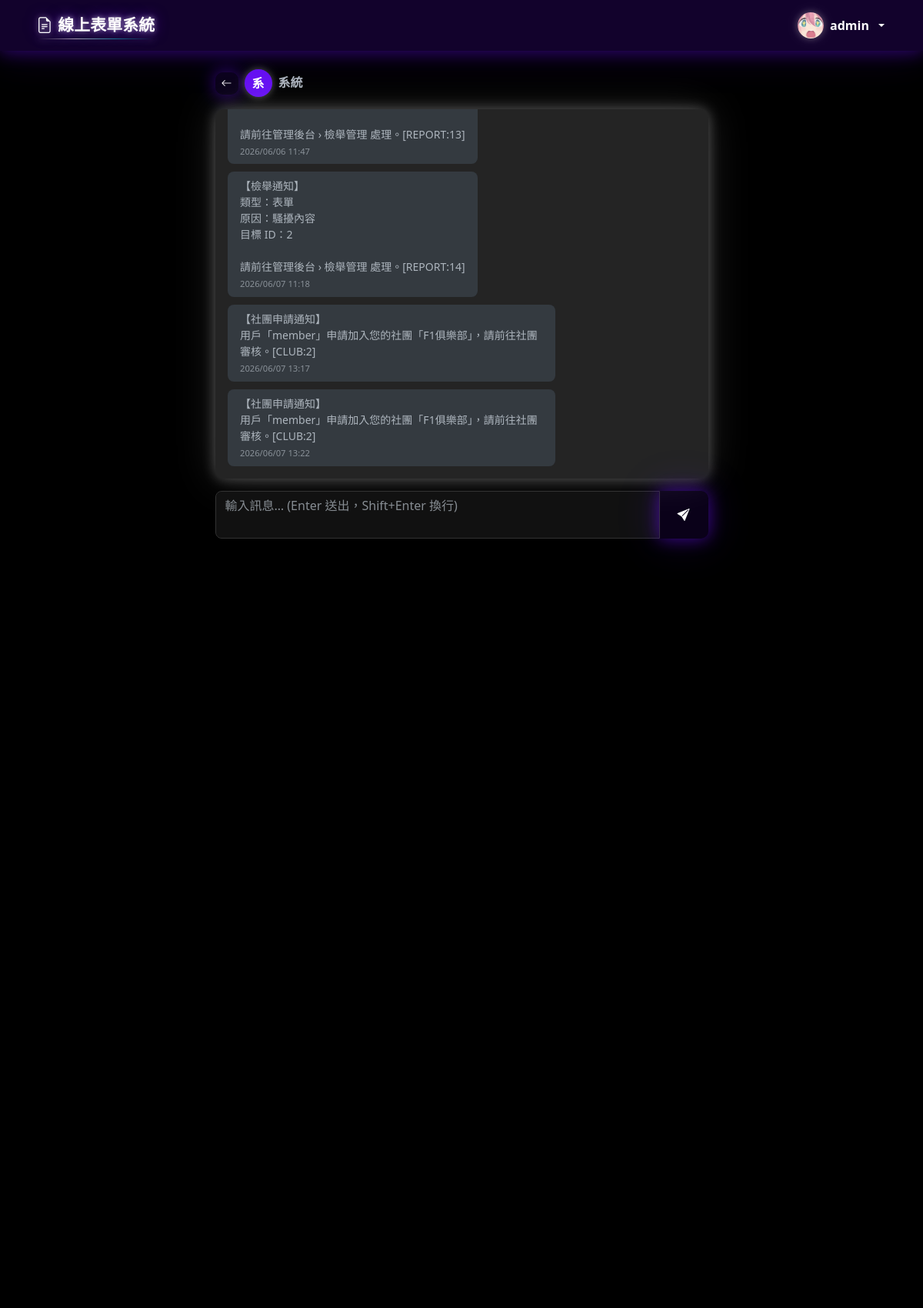
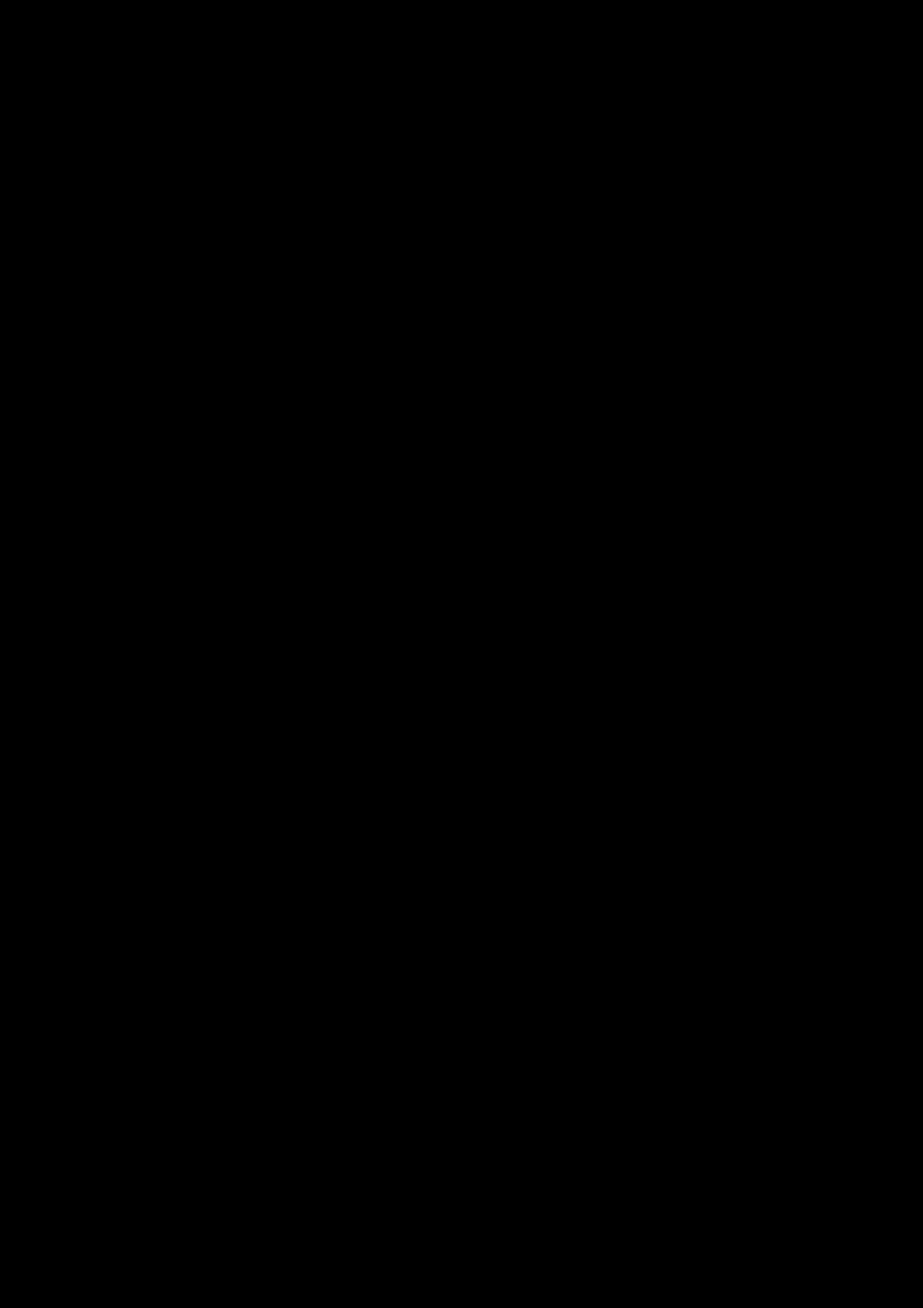
The page /member/conversation.php?with=3 (signed in, upper part) on the database its author committed (2 pictures, top to bottom).
### tables this page shows
CREATE TABLE `users` (
  `id` int(11) NOT NULL AUTO_INCREMENT,
  `username` varchar(50) NOT NULL,
  `password` varchar(255) NOT NULL,
  `email` varchar(100) NOT NULL,
  `role` enum('admin','member') DEFAULT 'member',
  `group_id` int(11) DEFAULT NULL,
  `avatar` varchar(255) DEFAULT NULL,
  `profile_bg` varchar(255) DEFAULT NULL,
  `created_at` timestamp NOT NULL DEFAULT current_timestamp(),
  `bio` text DEFAULT NULL,
  `profile_bg_ratio` tinyint(4) NOT NULL DEFAULT 7,
  PRIMARY KEY (`id`),
  UNIQUE KEY `username` (`username`),
  UNIQUE KEY `email` (`email`),
  KEY `group_id` (`group_id`),
  CONSTRAINT `users_ibfk_1` FOREIGN KEY (`group_id`) REFERENCES `groups` (`id`) ON DELETE SET NULL
);

CREATE TABLE `messages` (
  `id` int(11) NOT NULL AUTO_INCREMENT,
  `sender_id` int(11) NOT NULL,
  `receiver_id` int(11) NOT NULL,
  `content` text NOT NULL,
  `is_read` tinyint(1) DEFAULT 0,
  `created_at` timestamp NOT NULL DEFAULT current_timestamp(),
  PRIMARY KEY (`id`),
  KEY `sender_id` (`sender_id`),
  KEY `receiver_id` (`receiver_id`),
  CONSTRAINT `messages_ibfk_1` FOREIGN KEY (`sender_id`) REFERENCES `users` (`id`) ON DELETE CASCADE,
  CONSTRAINT `messages_ibfk_2` FOREIGN KEY (`receiver_id`) REFERENCES `users` (`id`) ON DELETE CASCADE
);

### member/conversation.php (the view, shortened to what this page needs)
<?php
require_once '../config/session.php';
require_once '../config/db.php';
$me      = $_SESSION['user_id'];
$with_id = intval($_GET['with'] ?? 0);
$stmt = mysqli_prepare($conn, "SELECT id, username, avatar FROM users WHERE id = ?");
mysqli_stmt_bind_param($stmt, 'i', $with_id);
mysqli_stmt_execute($stmt);
$other = mysqli_fetch_assoc(mysqli_stmt_get_result($stmt));
$history = mysqli_query($conn, "
    SELECT id, sender_id, content,
           DATE_FORMAT(created_at, '%Y/%m/%d %H:%i') AS created_at
    FROM messages
    WHERE (sender_id = $me AND receiver_id = $with_id)
       OR (sender_id = $with_id AND receiver_id = $me)
    ORDER BY id ASC
");
mysqli_query($conn, "UPDATE messages SET is_read = 1
    WHERE sender_id = $with_id AND receiver_id = $me AND is_read = 0");
require_once '../config/header.php';
?>
<div class="row justify-content-center">
    <div class="col-lg-7">
        <div class="d-flex align-items-center gap-2 mb-3">
            <a href="<?= REL_BASE ?>member/messages.php" class="btn btn-sm btn-glow-primary">
                <i class="bi bi-arrow-left"></i>
            </a>
            <?= renderAvatar($other['username'], $other['avatar'], 36) ?>
            <h6 class="fw-bold mb-0"><?= htmlspecialchars($other['username']) ?></h6>
        </div>
        <div class="card mb-3">
            <div class="card-body p-3" id="msg-container"
                 style="height:480px;overflow-y:auto;display:flex;flex-direction:column;gap:10px;">
                <?php
                while ($msg = mysqli_fetch_assoc($history)):
                    $is_me = ($msg['sender_id'] == $me);
                ?>
                <div class="d-flex <?= $is_me ? 'justify-content-end' : 'justify-content-start' ?>"
                     data-msg-id="<?= $msg['id'] ?>">
                    <div class="px-3 py-2 rounded-3 small"
                         style="max-width:70%;
                                background:<?= $is_me ? 'var(--bs-primary,#0d6efd)' : 'var(--bs-secondary-bg)' ?>;
                                color:<?= $is_me ? '#fff' : 'inherit' ?>;
                                word-break:break-word;">
                        <?= nl2br(htmlspecialchars($msg['content'])) ?>
                        <div class="mt-1" style="font-size:0.7rem;opacity:0.7;text-align:<?= $is_me ? 'right' : 'left' ?>;">
                            <?= $msg['created_at'] ?>
                        </div>
                    </div>
                </div>
                <?php endwhile; ?>
            </div>
        </div>
        <div class="input-group">
            <textarea id="msg-input" class="form-control" rows="2"
                      placeholder="輸入訊息… (Enter 送出，Shift+Enter 換行)"
                      style="resize:none;"></textarea>
            <button class="btn btn-glow-primary px-4" id="btn-send">
                <i class="bi bi-send-fill"></i>
            </button>
        </div>
    </div>
</div>
<?php require_once '../config/footer.php'; ?>

### config/header.php (shortened to what this page needs)
<?php
require_once __DIR__ . '/session.php';
?>
<!DOCTYPE html>
<html lang="zh-TW" id="html-root">
<head>
    <link rel="stylesheet" href="https://cdn.jsdelivr.net/npm/bootstrap@5.3.0/dist/css/bootstrap.min.css">
    <link rel="stylesheet" href="https://cdn.jsdelivr.net/npm/bootstrap-icons@1.10.5/font/bootstrap-icons.css">
    <link rel="stylesheet" href="<?= REL_BASE ?>css/style.css?v=<?= filemtime($_SERVER['DOCUMENT_ROOT'] . APP_BASE . '/css/style.css') ?>">
    <link rel="stylesheet" href="https://cdn.quilljs.com/1.3.7/quill.snow.css">
</head>
<body>
<nav class="navbar navbar-expand-lg navbar-dark bg-primary sticky-top">
    <div class="container">
        <a class="navbar-brand site-brand-neon fw-bold" href="<?= REL_BASE ?>index.php">
            <i class="bi bi-file-earmark-text"></i> 線上表單系統
        </a>
        <div class="collapse navbar-collapse" id="navbarNav">
            <ul class="navbar-nav align-items-center">
                <?php if (isLoggedIn()):
                    $uid = $_SESSION['user_id'];
                    $nav_avatar = null;
                    if (isset($conn)) {
                        $nav_row = mysqli_fetch_assoc(mysqli_query($conn, "SELECT avatar FROM users WHERE id = $uid"));
                        $nav_avatar = $nav_row['avatar'] ?? null;
                    }
                ?>
                <li class="nav-item dropdown">
                    <a class="nav-link dropdown-toggle d-flex align-items-center gap-2 py-2" href="#" data-bs-toggle="dropdown" data-bs-auto-close="outside">
                        <?php if (!empty($nav_avatar)): ?>
                            <img src="<?= htmlspecialchars(assetUrl($nav_avatar)) ?>" class="site-avatar"
                                 style="width:34px;height:34px;border-radius:50%;object-fit:cover;" alt="">
                        <?php endif; ?>
                        <span class="fw-semibold" style="font-size:1rem;"><?= htmlspecialchars($_SESSION['username']) ?></span>
                    </a>
                </li>
                <?php endif; ?>
            </ul>
        </div>
    </div>
</nav>
<div class="container mt-4">

### config/session.php (shortened to what this page needs)
<?php
function isLoggedIn() {
    return isset($_SESSION['user_id']);
}
function assetUrl($path) {
    if (strpos($path, '/uploads/') === 0) {
        return APP_BASE . $path;
    }
    return $path;
}
function renderAvatar($username, $avatar = null, $size = 36) {
    $s = "width:{$size}px;height:{$size}px;border-radius:50%;flex-shrink:0;";
    $fs = round($size * 0.44);
    $initial = htmlspecialchars(mb_strtoupper(mb_substr($username, 0, 1)));
    return '<span class="site-avatar" style="' . $s . 'background:var(--bs-primary,#0d6efd);color:var(--bs-primary-text,#fff);display:inline-flex;align-items:center;justify-content:center;font-weight:700;font-size:' . $fs . 'px;">' . $initial . '</span>';
}

### css/style.css (style rules this page uses)
:root { --glow-bg-alpha: 0.10; --glow-near-px: 22px; --glow-near-alpha: 0.55; --glow-far-px: 55px; --glow-far-alpha: 0.22; --glow-hover-near-px: 30px; --glow-hover-near-alpha: 0.78; --glow-hover-far-px: 70px; --glow-hover-far-alpha: 0.35; --glow-card-dark-near-px: 18px; --glow-card-dark-near-alpha: 0.30; --glow-card-dark-far-alpha: 0.13; --glow-sm-near-px: 10px; --glow-sm-near-alpha: 0.55; --glow-sm-far-px: 22px; --glow-sm-far-alpha: 0.22; --glow-white-near-px: 10px; --glow-white-near-alpha: 0.22; --glow-white-far-px: 28px; --glow-white-far-alpha: 0.09; --glow-white-hover-near-px: 16px; --glow-white-hover-near-alpha: 0.35; --glow-white-hover-far-px: 40px; --glow-white-hover-far-alpha: 0.14; }
body { background-color: var(--bs-body-bg, #f8f9fa); }
.navbar-brand { font-size: 1.3rem; }
.site-brand-neon { position: relative; display: inline-flex; align-items: center; gap: .42rem; padding: .2rem .35rem; border-radius: 8px; letter-spacing: .01em; text-shadow: 0 0 7px rgba(255, 255, 255, .58), 0 0 18px rgba(var(--bs-primary-rgb, 13,110,253), .62); transition: text-shadow .18s ease, filter .18s ease, transform .18s ease; }
.site-brand-neon::after { content: ""; position: absolute; left: .35rem; right: .35rem; bottom: .08rem; height: 1px; background: linear-gradient(90deg, transparent, rgba(255, 255, 255, .82), rgba(23, 190, 207, .78), transparent); box-shadow: 0 0 8px rgba(255, 255, 255, .45), 0 0 16px rgba(var(--bs-primary-rgb, 13,110,253), .56); opacity: .74; }
.card { border: none; box-shadow: 0 6px 28px rgba(0,0,0,0.18), 0 2px 6px rgba(0,0,0,0.10); border-radius: 12px; background-color: #ffffff; }
.btn { border-radius: 8px; border: none !important; box-shadow: 0 2px 8px rgba(0,0,0,0.15), 0 1px 3px rgba(0,0,0,0.08); transition: box-shadow .2s ease, transform .15s ease; }
[data-bs-theme="dark"] .btn { box-shadow: 0 0 8px rgba(255,255,255,0.13), 0 0 20px rgba(255,255,255,0.05) !important; }
.form-control, .form-select { border-radius: 8px; }
html[data-bs-theme="dark"], html[data-bs-theme="dark"] body { background-color: #000000 !important; --bs-body-bg: #000000; }
[data-bs-theme="dark"] .card:not([class*="bg-"]) { background-color: #242424 !important; border: none !important; box-shadow: 0 0 var(--glow-card-dark-near-px) rgba(255,255,255,var(--glow-card-dark-near-alpha)), 0 0 var(--glow-far-px) rgba(255,255,255,var(--glow-card-dark-far-alpha)) !important; }
[data-bs-theme="dark"] .form-control, [data-bs-theme="dark"] .form-select { background-color: #111111; border-color: #333; color: #e0e0e0; }
.navbar.bg-primary { background: rgba(var(--bs-primary-rgb, 13,110,253), 0.18) !important; backdrop-filter: blur(14px); -webkit-backdrop-filter: blur(14px); box-shadow: 0 2px var(--glow-near-px) rgba(var(--bs-primary-rgb, 13,110,253), 0.40), 0 1px var(--glow-far-px) rgba(var(--bs-primary-rgb, 13,110,253), 0.18) !important; }
.navbar.bg-primary .nav-link, .navbar.bg-primary .navbar-brand { color: var(--bs-primary-nav-text, var(--bs-primary-text, #fff)) !important; }
.site-avatar { box-shadow: 0 2px 10px rgba(0,0,0,0.22), 0 0 6px rgba(0,0,0,0.10); transition: box-shadow .2s ease; }
[data-bs-theme="dark"] .site-avatar { box-shadow: 0 0 10px rgba(255,255,255,0.28), 0 0 22px rgba(255,255,255,0.10) !important; }
.btn.btn-glow-primary, .btn.btn-glow-green, .btn.btn-glow-red, .btn.btn-glow-cyan, .btn.btn-glow-amber, [data-bs-theme="dark"] .btn.btn-glow-primary, [data-bs-theme="dark"] .btn.btn-glow-green, [data-bs-theme="dark"] .btn.btn-glow-red, [data-bs-theme="dark"] .btn.btn-glow-cyan, [data-bs-theme="dark"] .btn.btn-glow-amber { color: #fff !important; border: none !important; border-radius: 10px; font-weight: 600; background: rgba(var(--glow-rgb), var(--glow-bg-alpha)) !important; box-shadow: 0 0 var(--glow-near-px) rgba(var(--glow-rgb), var(--glow-near-alpha)), 0 0 var(--glow-far-px) rgba(var(--glow-rgb), var(--glow-far-alpha)) !important; transition: transform .2s ease, box-shadow .2s ease; }
.btn.btn-glow-primary { --glow-rgb: var(--bs-primary-rgb, 13,110,253); }

### config/_card_anim.php (style rules this page uses)
.card { transition: transform 0.28s ease, box-shadow 0.28s ease; will-change: transform; }

### rows shown on the page
users: avatar (picture)
users: username "系", username "系統"
messages: content "請前往管理後台 › 檢舉管理 處理。[REPORT:13]", created_at "2026/06/06 11:47"
messages: content "【檢舉通知】 類型：表單 原因：騷擾內容 目標 ID：2 請前往管理後台 › 檢舉管理 處理。[REPORT:14]", created_at "2026/06/07 11:18"
messages: content "【社團申請通知】 用戶「member」申請加入您的社團「F1俱樂部」，請前往社團審核。[CLUB:2]", created_at "2026/06/07 13:17"
messages: content "【社團申請通知】 用戶「member」申請加入您的社團「F1俱樂部」，請前往社團審核。[CLUB:2]", created_at "2026/06/07 13:22"

### other values the page prints
$_SESSION['username'] "admin"
